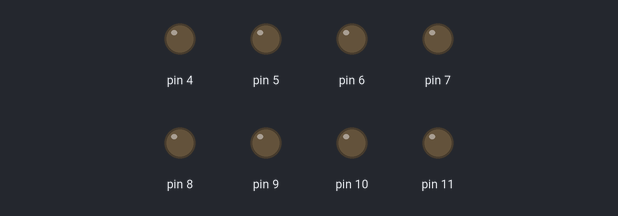
Bench run of a sketch on a simulated Arduino Uno, built with avr-gcc and run on an emulated ATmega328P. Shown: output pins drawn as LEDs (lit = HIGH).

Above: at 8.0 s.
At 18.0 s:
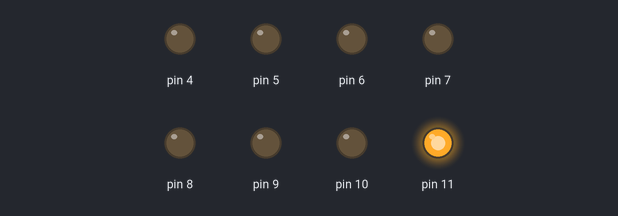
At 22.0 s:
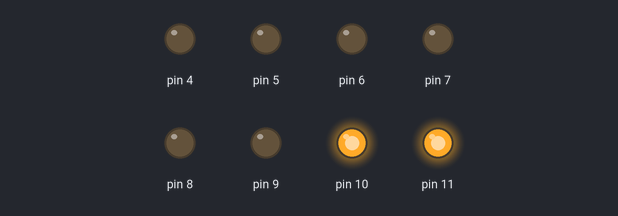
At 34.0 s:
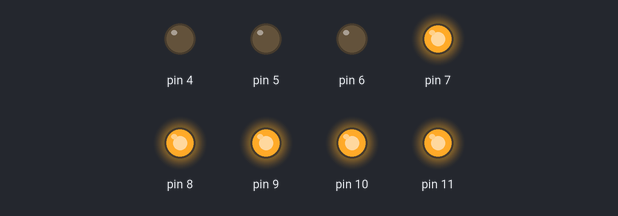
At 46.0 s:
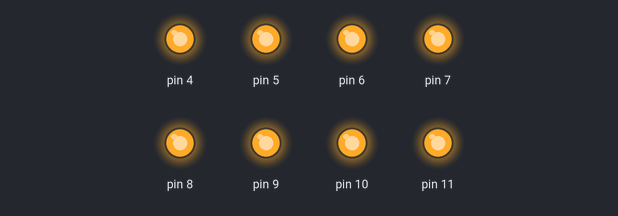
At 61.0 s:
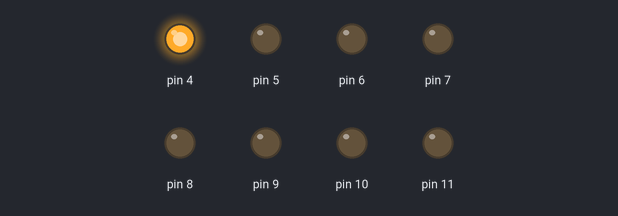
Timing chart, 0 to 62.4 s (numbered marks = the images above):
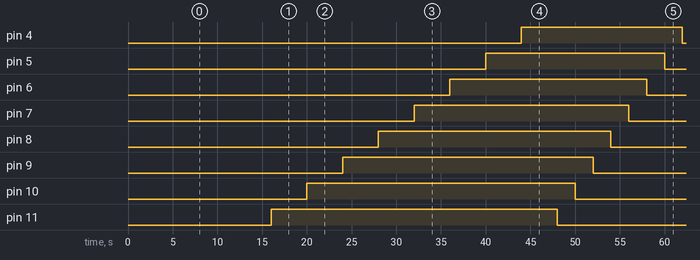

Measured:
- by itself, pin 4: alternates HIGH for 18.0 s and LOW for 30.0 s
- by itself, pin 5: alternates HIGH for 20.0 s and LOW for 28.0 s
- by itself, pin 6: alternates HIGH for 22.0 s and LOW for 26.0 s
- by itself, pin 7: alternates HIGH for 24.0 s and LOW for 24.0 s
- by itself, pin 8: alternates HIGH for 26.0 s and LOW for 22.0 s
- by itself, pin 9: alternates HIGH for 28.0 s and LOW for 20.0 s
- by itself, pin 10: alternates HIGH for 30.0 s and LOW for 18.0 s
- by itself, pin 11: alternates HIGH for 32.0 s and LOW for 16.0 s

The sketch:

relay8.ino
```cpp
void setup()
{   pinMode(11,OUTPUT);
    pinMode(10,OUTPUT);
pinMode(9,OUTPUT);
pinMode(8,OUTPUT);
pinMode(7,OUTPUT);
pinMode(6,OUTPUT);
pinMode(5,OUTPUT);
pinMode(4,OUTPUT);

}

 void loop()
{
  digitalWrite(11,LOW);
    delay(2000);
    digitalWrite(10, LOW);
delay(2000);
digitalWrite(9, LOW);
delay(2000);
digitalWrite(8, LOW);
delay(2000);
digitalWrite(7, LOW);
delay(2000);
digitalWrite(6, LOW);
delay(2000);
digitalWrite(5, LOW);
delay(2000);
digitalWrite(4, LOW);
delay(2000);

digitalWrite(11, HIGH);
delay(4000);
digitalWrite(10, HIGH);
delay(4000);
digitalWrite(9, HIGH);
delay(4000);
digitalWrite(8, HIGH);
delay(4000);
digitalWrite(7, HIGH);
delay(4000);
digitalWrite(6, HIGH);
delay(4000);
digitalWrite(5, HIGH);
delay(4000);
digitalWrite(4, HIGH);
delay(4000);
}
```
